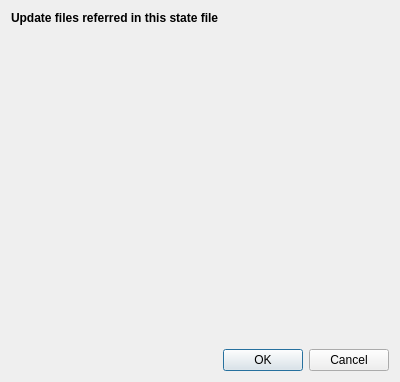
<?xml version="1.0" encoding="UTF-8"?>
<ui version="4.0">
 <class>FixStateFilenamesDialog</class>
 <widget class="QDialog" name="FixStateFilenamesDialog">
  <property name="geometry">
   <rect>
    <x>0</x>
    <y>0</y>
    <width>400</width>
    <height>382</height>
   </rect>
  </property>
  <property name="windowTitle">
   <string>Update Data Files</string>
  </property>
  <layout class="QVBoxLayout" name="verticalLayout">
   <item>
    <widget class="QLabel" name="label">
     <property name="text">
      <string>&lt;!DOCTYPE HTML PUBLIC &quot;-//W3C//DTD HTML 4.0//EN&quot; &quot;http://www.w3.org/TR/REC-html40/strict.dtd&quot;&gt;
&lt;html&gt;&lt;head&gt;&lt;meta name=&quot;qrichtext&quot; content=&quot;1&quot; /&gt;&lt;style type=&quot;text/css&quot;&gt;
p, li { white-space: pre-wrap; }
&lt;/style&gt;&lt;/head&gt;&lt;body style=&quot; font-family:'Helvetica'; font-size:9pt; font-weight:400; font-style:normal;&quot;&gt;
&lt;table style=&quot;-qt-table-type: root; margin-top:4px; margin-bottom:4px; margin-left:4px; margin-right:4px;&quot;&gt;
&lt;tr&gt;
&lt;td style=&quot;border: none;&quot;&gt;
&lt;p style=&quot; margin-top:0px; margin-bottom:0px; margin-left:0px; margin-right:0px; -qt-block-indent:0; text-indent:0px;&quot;&gt;&lt;span style=&quot; font-weight:600;&quot;&gt;Update files referred in this state file&lt;/span&gt;&lt;/p&gt;&lt;/td&gt;&lt;/tr&gt;&lt;/table&gt;&lt;/body&gt;&lt;/html&gt;</string>
     </property>
    </widget>
   </item>
   <item>
    <spacer name="verticalSpacer">
     <property name="orientation">
      <enum>Qt::Vertical</enum>
     </property>
     <property name="sizeHint" stdset="0">
      <size>
       <width>20</width>
       <height>303</height>
      </size>
     </property>
    </spacer>
   </item>
   <item>
    <widget class="QDialogButtonBox" name="buttonBox">
     <property name="orientation">
      <enum>Qt::Horizontal</enum>
     </property>
     <property name="standardButtons">
      <set>QDialogButtonBox::Cancel|QDialogButtonBox::Ok</set>
     </property>
    </widget>
   </item>
  </layout>
 </widget>
 <resources/>
 <connections>
  <connection>
   <sender>buttonBox</sender>
   <signal>accepted()</signal>
   <receiver>FixStateFilenamesDialog</receiver>
   <slot>accept()</slot>
   <hints>
    <hint type="sourcelabel">
     <x>248</x>
     <y>254</y>
    </hint>
    <hint type="destinationlabel">
     <x>157</x>
     <y>274</y>
    </hint>
   </hints>
  </connection>
  <connection>
   <sender>buttonBox</sender>
   <signal>rejected()</signal>
   <receiver>FixStateFilenamesDialog</receiver>
   <slot>reject()</slot>
   <hints>
    <hint type="sourcelabel">
     <x>316</x>
     <y>260</y>
    </hint>
    <hint type="destinationlabel">
     <x>286</x>
     <y>274</y>
    </hint>
   </hints>
  </connection>
 </connections>
</ui>
